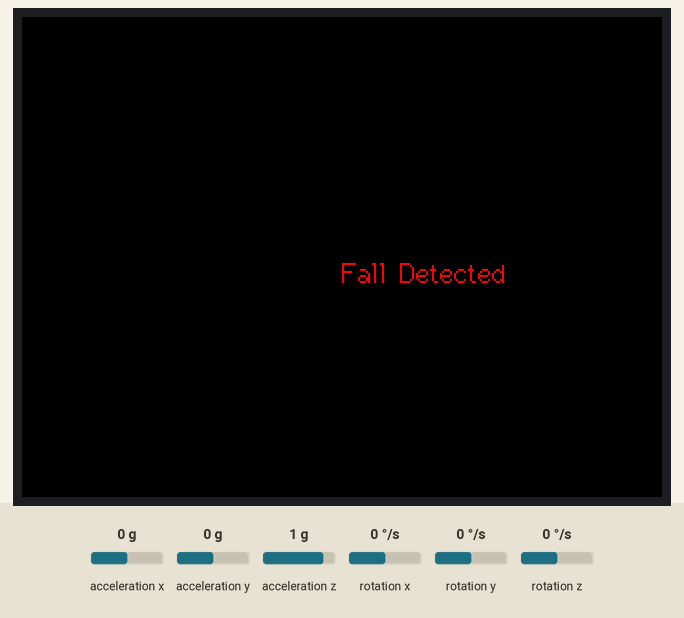
Recording of a sketch running on a simulated ESP32. On the bench: 320×240 colour display. Inputs (shaded band) come from the test bench; at power-on: acceleration z 1 g, acceleration x 0 g, acceleration y 0 g, rotation x 0 °/s, rotation y 0 °/s, rotation z 0 °/s. What the sketch prints to the serial monitor is not drawn.

Above: at 1.1 s.
4.4 s: acceleration z set to -1.4 g
At 5.5 s:
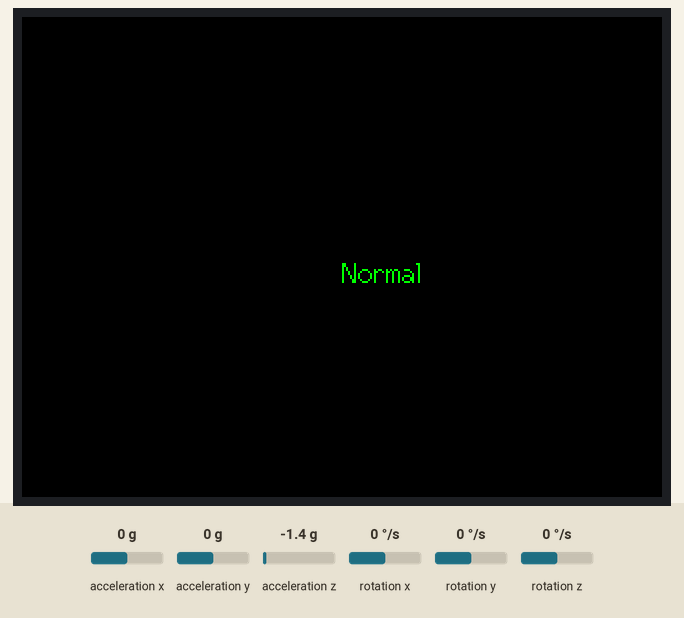
7.4 s: acceleration z set to 1.4 g
10.4 s: acceleration x set to -1.4 g
13.4 s: acceleration x set to 0 g
Timing chart, 0 to 16.4 s (numbered marks = the images above; inputs shaded):
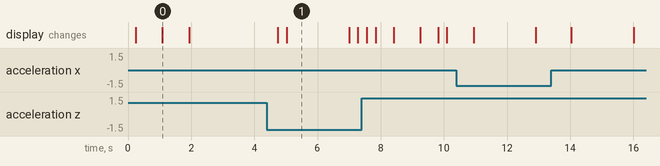

The sketch:

MotionTrackingTestS3.ino
```cpp
#include <Wire.h>
#include <I2Cdev.h>
#include <MPU6050.h>
#include <TFT_eSPI.h>

MPU6050 accelgyro;
TFT_eSPI tft = TFT_eSPI();

int16_t ax, ay, az;
int16_t gx, gy, gz;

#define ACCEL_THRESHOLD 8000
#define TIME_WINDOW 10  // in loop cycles, change as required

int accelHistory[TIME_WINDOW][3];
int currentindex = 0;

void setup() {
  Wire.begin(21, 16);  // SDA is GPIO 21, SCL is GPIO 16
  Serial.begin(38400);
  tft.begin();
  tft.setRotation(1);

  Serial.println("Initializing I2C devices...");
  accelgyro.initialize();

  Serial.println("Testing device connections...");
  Serial.println(accelgyro.testConnection() ? "MPU6050 connection successful" : "MPU6050 connection failed");

  for (int i = 0; i < TIME_WINDOW; i++) {
    accelHistory[i][0] = 0;
    accelHistory[i][1] = 0;
    accelHistory[i][2] = 0;
  }
}

void loop() {
  accelgyro.getMotion6(&ax, &ay, &az, &gx, &gy, &gz);

  // Store the current acceleration values in the history
  accelHistory[currentindex][0] = ax;
  accelHistory[currentindex][1] = ay;
  accelHistory[currentindex][2] = az;
  currentindex = (currentindex + 1) % TIME_WINDOW;

  // Calculate the features
  int mean[3] = {0, 0, 0};
  for (int i = 0; i < TIME_WINDOW; i++) {
    mean[0] += accelHistory[i][0];
    mean[1] += accelHistory[i][1];
    mean[2] += accelHistory[i][2];
  }
  mean[0] /= TIME_WINDOW;
  mean[1] /= TIME_WINDOW;
  mean[2] /= TIME_WINDOW;

  int variance[3] = {0, 0, 0};
  for (int i = 0; i < TIME_WINDOW; i++) {
    variance[0] += (accelHistory[i][0] - mean[0]) * (accelHistory[i][0] - mean[0]);
    variance[1] += (accelHistory[i][1] - mean[1]) * (accelHistory[i][1] - mean[1]);
    variance[2] += (accelHistory[i][2] - mean[2]) * (accelHistory[i][2] - mean[2]);
  }

  int stdDev[3];
  stdDev[0] = sqrt(variance[0] / TIME_WINDOW);
  stdDev[1] = sqrt(variance[1] / TIME_WINDOW);
  stdDev[2] = sqrt(variance[2] / TIME_WINDOW);

  // Output data to serial
  Serial.print("Standard Deviation - X: "); Serial.print(stdDev[0]);
  Serial.print("\tY: "); Serial.print(stdDev[1]);
  Serial.print("\tZ: "); Serial.println(stdDev[2]);

  tft.fillScreen(TFT_BLACK);

  // Check if a fall is detected
  if (stdDev[0] > ACCEL_THRESHOLD || stdDev[1] > ACCEL_THRESHOLD || stdDev[2] > ACCEL_THRESHOLD) {
    tft.setTextColor(TFT_RED);
    tft.drawString("Fall Detected", tft.width()/2, tft.height()/2, 2);
    Serial.println("Fall Detected");
  } else {
    tft.setTextColor(TFT_GREEN);
    tft.drawString("Normal", tft.width()/2, tft.height()/2, 2);
  }

  delay(200);
}
```

Measured:
- what the display in image 0 shows lasts 0.8 s, from 1.1 s to 1.9 s
- what the display in image 1 shows lasts 2.0 s, from 5.0 s to 7.0 s
